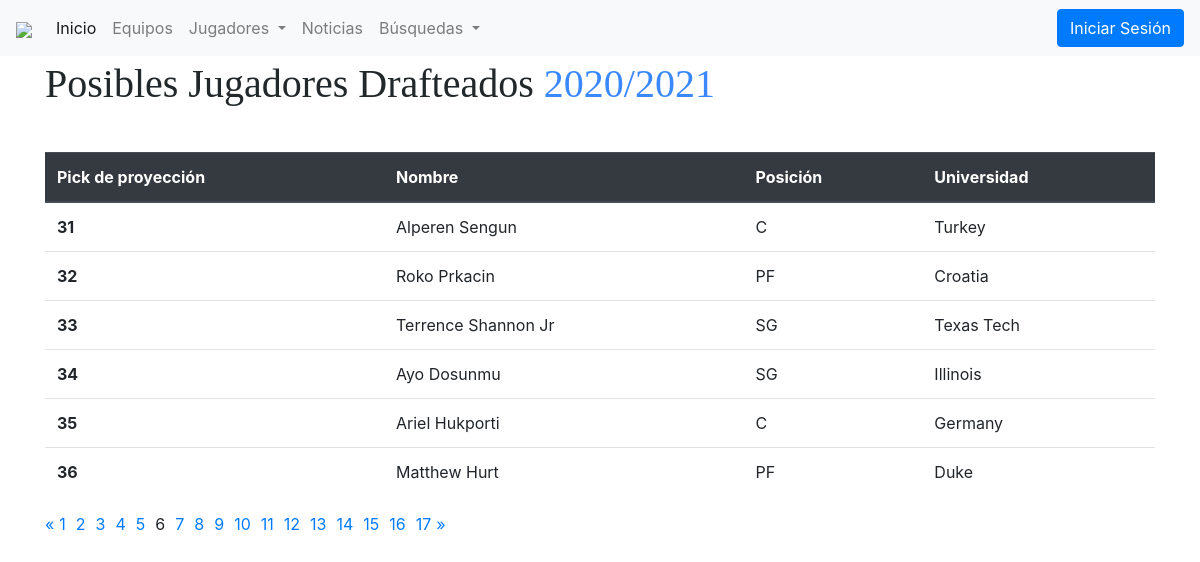
Before: /drafteados/?page=6 with the older database file.
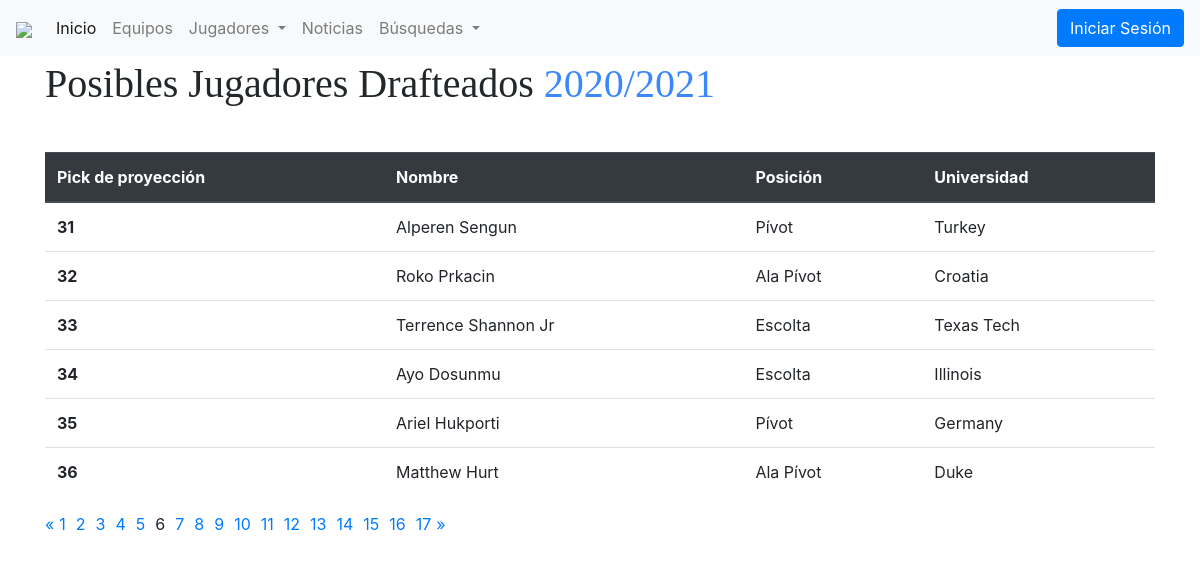
After: the same page with the newer database file.
### main/models.py (models this page shows, shortened)
class Drafteado(models.Model):
    nombreJugador = models.CharField(max_length=64, default="nul")
    posicionJugador = models.CharField(PosicionDraft,max_length=64, default="nul")
    universidad = models.CharField(max_length=256, default="nul")
    pickJugador = models.IntegerField(default=0)

### main/views.py (the view)
# urls.py: path('drafteados/', views.lista_drafteados),
def lista_drafteados(request):
    drafteados_list=Drafteado.objects.all()
    page = request.GET.get('page', 1)
    paginator = Paginator(drafteados_list, 6)
    try:
        drafteados = paginator.page(page)
    except PageNotAnInteger:
        drafteados = paginator.page(1)
    except EmptyPage:
        drafteados = paginator.page(paginator.num_pages)
    return render(request, 'drafteados.html', { 'drafteados': drafteados })

### main/templates/drafteados.html (shortened to what this page needs)
{% extends 'base.html' %}
  {% block contenido %}
  <body>
    <main class="main">
        <div class="container">
            <div class="inner__headings">
            <h3 class="inner__head">Posibles Jugadores Drafteados <span class="inner__clr">2020/2021</span></h3>
            </div>
            <table class="table">
                <thead class="thead-dark">
                <tr>
                    <th scope="col">Pick de proyección</th>
                    <th scope="col">Nombre</th>
                    <th scope="col">Posición</th>
                    <th scope="col">Universidad</th>
                </tr>
                </thead>
                <tbody>
                {% for row in drafteados %}
                <tr>
                    <th>{{row.pickJugador}}</th>
                    <td>{{row.nombreJugador}}</td>
                    <td>{{row.posicionJugador}}</td>
                    <td>{{row.universidad}}</td>
                </tr>
                {% endfor %}
                </tbody>
            </table>
            {% if drafteados.has_other_pages %}
            <ul class="pagination">
                {% if drafteados.has_previous %}
                <li><a href="?page={{ drafteados.previous_page_number }}">&laquo;</a></li>
                {% else %}
                <li class="disabled"><span>&laquo;</span></li>
                {% endif %}
                {% for i in drafteados.paginator.page_range %}
                {% if drafteados.number == i %}
                    <li style="margin-right: 5px; margin-left: 5px;" class="active"><span>{{ i }} <span class="sr-only">(current)</span></span></li>
                {% else %}
                    <li style="margin-right: 5px; margin-left: 5px;"><a href="?page={{ i }}">{{ i }}</a></li>
                {% endif %}
                {% endfor %}
                {% if drafteados.has_next %}
                <li ><a  href="?page={{ drafteados.next_page_number }}">&raquo;</a></li>
                {% else %}
                <li class="disabled"><span>&raquo;</span></li>
                {% endif %}
            </ul>
            {% endif %}
  </div>
  </main>
  </body>
  {% endblock %}

Changed rows visible on the page:
removed Drafteado: pickJugador "31", nombreJugador "Alperen Sengun", posicionJugador "C", universidad "Turkey"
removed Drafteado: pickJugador "32", nombreJugador "Roko Prkacin", posicionJugador "PF", universidad "Croatia"
removed Drafteado: pickJugador "33", nombreJugador "Terrence Shannon Jr", posicionJugador "SG", universidad "Texas Tech"
removed Drafteado: pickJugador "34", nombreJugador "Ayo Dosunmu", posicionJugador "SG", universidad "Illinois"
removed Drafteado: pickJugador "35", nombreJugador "Ariel Hukporti", posicionJugador "C", universidad "Germany"
removed Drafteado: pickJugador "36", nombreJugador "Matthew Hurt", posicionJugador "PF", universidad "Duke"
added Drafteado: pickJugador "31", nombreJugador "Alperen Sengun", posicionJugador "Pívot", universidad "Turkey"
added Drafteado: pickJugador "32", nombreJugador "Roko Prkacin", posicionJugador "Ala Pívot", universidad "Croatia"
added Drafteado: pickJugador "33", nombreJugador "Terrence Shannon Jr", posicionJugador "Escolta", universidad "Texas Tech"
added Drafteado: pickJugador "34", nombreJugador "Ayo Dosunmu", posicionJugador "Escolta", universidad "Illinois"
added Drafteado: pickJugador "35", nombreJugador "Ariel Hukporti", posicionJugador "Pívot", universidad "Germany"
added Drafteado: pickJugador "36", nombreJugador "Matthew Hurt", posicionJugador "Ala Pívot", universidad "Duke"
